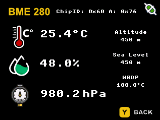
#> input picture PicoLibSDK/community-examples/BME280/BME280.BMP, 160 x 120 px
$ python PyConvertLoaderImg.py --input ../../../PicoLibSDK/community-examples/BME280/BME280.BMP --output out.png
#> lines starting #> are read from the running program, lines starting #| are printed output that depends on the picture; long printed decimals are rounded
# Import Required Modules
from PIL import Image  # Python Imaging Library (PIL) for image processing
import argparse  # argparse for parsing command-line arguments
import struct  # struct for working with C-style data types
import numpy as np  # numpy for numerical operations
import os  # os for handling file and directory paths
import sys  # sys to access some variables used or maintained by the Python interpreter


def print_bmp_header(filename):
    """
    Function to print the header information of a BMP file.
    """
    print("Result:")
    print("----------------------------------------------------")
    with open(filename, 'rb') as bmp:  # Open the BMP file in read binary mode
        # Read and print the details from the BMP header
        print('Type:', bmp.read(2).decode())  # Print the BMP identifier
        print('Size: %s' % struct.unpack('I', bmp.read(4)))  # Print the file size
        print('Reserved 1: %s' % struct.unpack('H', bmp.read(2)))  # Print the reserved1 field
        print('Reserved 2: %s' % struct.unpack('H', bmp.read(2)))  # Print the reserved2 field
        print('Offset: %s' % struct.unpack('I', bmp.read(4)))  # Print the offset to the pixel data

        # Read and print the details from the DIB header
        print('DIB Header Size: %s' % struct.unpack('I', bmp.read(4)))  # Print the DIB header size
        print('Width: %s' % struct.unpack('I', bmp.read(4)))  # Print the image width
        print('Height: %s' % struct.unpack('i', bmp.read(4)))  # Print the image height
        print('Colour Planes: %s' % struct.unpack('H', bmp.read(2)))  # Print the number of color planes
        print('Bits per Pixel: %s' % struct.unpack('H', bmp.read(2)))  # Print the bits per pixel
        print('Compression Method: %s' % struct.unpack('I', bmp.read(4)))  # Print the compression method
        print('Raw Image Size: %s' % struct.unpack('I', bmp.read(4)))  # Print the raw bitmap data size
        print('Horizontal Resolution: %s' % struct.unpack('I', bmp.read(4)))  # Print the horizontal resolution
        print('Vertical Resolution: %s' % struct.unpack('I', bmp.read(4)))  # Print the vertical resolution
        print('Number of Colours: %s' % struct.unpack('I', bmp.read(4)))  # Print the number of colors in the color palette
        print('Important Colours: %s' % struct.unpack('I', bmp.read(4)))  # Print the number of important colors


def save_bitmap(filename, image_array):
    """
    Function to save the given image array as a BMP file with specified filename.
    """
    rows, cols = image_array.shape  # Get the number of rows and columns in the image array
    padding_size = (4 - (cols * 2) % 4) % 4  # Calculate the size of padding
    row_size = cols * 2 + padding_size  # Calculate the size of one row including padding

    with open(filename, 'wb') as f:  # Open the output file in write binary mode
        # Write the BMP header
        f.write(b'BM')  # Write the BMP identifier
        f.write(struct.pack('<L', 14 + 40 + rows * row_size))  # Write the file size
        f.write(struct.pack('<HH', 0, 0))  # Write the reserved fields
        f.write(struct.pack('<L', 56 + 14))  # Write the offset to the pixel data

        # Write the DIB header
        f.write(struct.pack('<L', 56))  # Write the DIB header size
        f.write(struct.pack('<Li', cols, -rows))  # Write the bitmap width and height
        f.write(struct.pack('<H', 1))  # Write the number of color planes
        f.write(struct.pack('<H', 16))  # Write the bits per pixel
        f.write(struct.pack('<L', 3))  # Write the compression method
        f.write(struct.pack('<L', rows * row_size))  # Write the size of bitmap data
        f.write(struct.pack('<LL', 2835, 2835))  # Write the horizontal and vertical resolution
        f.write(struct.pack('<LL', 0, 0))  # Write the number of colors in the palette and important colors

        # Write the color masks for BI_BITFIELDS
        f.write(struct.pack('<HH', 0xF800, 0))  # Write the mask for red color
        f.write(struct.pack('<HH', 0x07E0, 0))  # Write the mask for green color
        f.write(struct.pack('<HH', 0x001F, 0))  # Write the mask for blue color
        f.write(struct.pack('<HH', 0x0000, 0))  # Write the mask for alpha color

        for y in range(rows):  # For each scan line in the bitmap
            for x in range(cols):  # For each pixel in the scan line
                value = image_array[y, x]  # Get the pixel value
                f.write(struct.pack('<H', value))  # Write the pixel value
            # Write the padding bytes
            for _ in range(padding_size):
                f.write(b'\x00')  # Write the padding byte


def main(input_file, output_file):
    """
    Main function for image processing.
    """
#> called with output_file = 'out.png'
    if not os.path.isfile(input_file):  # If the input file does not exist
        print(f"File '{input_file}' does not exist!!!")  # Print an error message
        sys.exit()  # Exit the program

    filename = os.path.basename(input_file).upper()  # Get the base name of the input file
    filename = filename.split('.')[0] if '.' in filename else filename  # Remove the file extension from the filename

    # Open the image
    image = Image.open(input_file)  # Open the input file as an image
#> image is the input picture: PIL image 160x120 RGB; mean R, G, B 18.5, 18.3, 15.5

    # Print the image information
    print("Format: ", image.format)  # Print the image format
#| Format:  BMP
    print("Format Description: ", Image.MIME[image.format])  # Print the image format description
#| Format Description:  image/bmp
    print("Size: ", image.size)  # Print the image size
#| Size:  (160, 120)
    print("Mode: ", image.mode)  # Print the color mode
#| Mode:  RGB

    # Print additional information
    print("Image compression: ", image.info.get('compression', 'None'))  # Print the image compression method
#| Image compression:  3
    print("DPI: ", image.info.get('dpi', 'Not available'))  # Print the image DPI
#| DPI:  (72.009, 72.009)
    print("Number of bands (Layers): ", len(image.getbands()))  # Print the number of bands (layers) in the image
#| Number of bands (Layers):  3

    # Check if the image is grayscale
    if len(np.array(image).shape) < 3:  # If the image is grayscale
        img_rgb = image.convert('RGB')  # Convert the image to RGB
    else:  # If the image is not grayscale
        img_rgb = image  # Use the original image

    # Convert the image to a numpy array
    data = np.array(img_rgb)  # Convert the image to a numpy array

    # Downsample the image
    r = (data[:, :, 0] >> 3).astype('<u2')  # Downsample the red channel
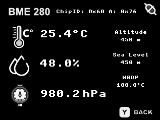
#> r: shape (120, 160) uint16; min 0, max 31, mean 2.3; drawn with min black and max white
    g = (data[:, :, 1] >> 2).astype('<u2')  # Downsample the green channel
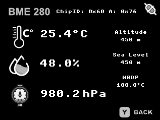
#> g: shape (120, 160) uint16; min 0, max 63, mean 4.5; drawn with min black and max white
    b = (data[:, :, 2] >> 3).astype('<u2')  # Downsample the blue channel
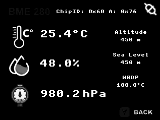
#> b: shape (120, 160) uint16; min 0, max 31, mean 1.9; drawn with min black and max white

    # Combine the downsamples channels
    combined = ((r << 11) | (g << 5) | b).astype('<u2')  # Combine the downsampled channels into one array

    # Save the combined array as a BMP file
    save_bitmap(output_file, combined)  # Save the combined array as a BMP file

    print_bmp_header(output_file)  # Print the header of the output BMP file
#| Size: 38454
#| Reserved 1: 0
#| Reserved 2: 0
#| Offset: 70
#| DIB Header Size: 56
#| Width: 160
#| Height: -120
#| Colour Planes: 1
#| Bits per Pixel: 16
#| Compression Method: 3
#| Raw Image Size: 38400
#| Horizontal Resolution: 2835
#| Vertical Resolution: 2835
#| Number of Colours: 0
#| Important Colours: 0


if __name__ == "__main__":
    # Command-line Argument Parsing
    parser = argparse.ArgumentParser(description='PyConvertLoaderImg.py')  # Create a new argument parser
    parser.add_argument('-i', '--input', help='Input image file', required=True)  # Add an argument for the input file
    parser.add_argument('-o', '--output', help='Output file', required=True)  # Add an argument for the output file
    args = parser.parse_args()  # Parse the command-line arguments

    # Invoke the main function with the provided arguments
    main(args.input, args.output)  # Invoke the main function with the input and output files from the arguments
